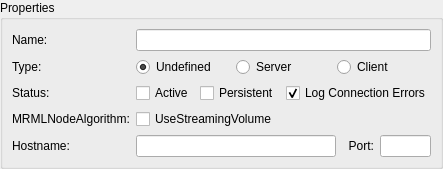
<?xml version="1.0" encoding="UTF-8"?>
<ui version="4.0">
 <class>qSlicerIGTLConnectorPropertyWidget</class>
 <widget class="QWidget" name="qSlicerIGTLConnectorPropertyWidget">
  <property name="geometry">
   <rect>
    <x>0</x>
    <y>0</y>
    <width>428</width>
    <height>132</height>
   </rect>
  </property>
  <property name="windowTitle">
   <string>Form</string>
  </property>
  <layout class="QVBoxLayout" name="verticalLayout">
   <property name="margin">
    <number>0</number>
   </property>
   <item>
    <widget class="QGroupBox" name="ConnectorPropertyFrame">
     <property name="title">
      <string>Properties</string>
     </property>
     <layout class="QFormLayout" name="formLayout">
      <item row="0" column="0">
       <widget class="QLabel" name="ConnectorNameLabel">
        <property name="text">
         <string>Name:</string>
        </property>
       </widget>
      </item>
      <item row="0" column="1">
       <widget class="QLineEdit" name="ConnectorNameEdit"/>
      </item>
      <item row="1" column="0">
       <widget class="QLabel" name="ConnectorTypeLabel">
        <property name="text">
         <string>Type:</string>
        </property>
       </widget>
      </item>
      <item row="1" column="1">
       <layout class="QHBoxLayout" name="horizontalLayout">
        <item>
         <widget class="QRadioButton" name="ConnectorNotDefinedRadioButton">
          <property name="text">
           <string>Undefined</string>
          </property>
          <property name="checked">
           <bool>true</bool>
          </property>
         </widget>
        </item>
        <item>
         <widget class="QRadioButton" name="ConnectorServerRadioButton">
          <property name="text">
           <string>Server</string>
          </property>
         </widget>
        </item>
        <item>
         <widget class="QRadioButton" name="ConnectorClientRadioButton">
          <property name="text">
           <string>Client</string>
          </property>
         </widget>
        </item>
       </layout>
      </item>
      <item row="2" column="0">
       <widget class="QLabel" name="ConnectorStateLabel">
        <property name="text">
         <string>Status:</string>
        </property>
       </widget>
      </item>
      <item row="2" column="1">
       <layout class="QHBoxLayout" name="horizontalLayout_2">
        <item>
         <widget class="QCheckBox" name="ConnectorStateCheckBox">
          <property name="text">
           <string>Active</string>
          </property>
         </widget>
        </item>
        <item>
         <widget class="QCheckBox" name="PersistentStateCheckBox">
          <property name="text">
           <string>Persistent</string>
          </property>
         </widget>
        </item>
        <item>
         <widget class="QCheckBox" name="LogConnectionErrorCheckBox">
          <property name="text">
           <string>Log Connection Errors</string>
          </property>
          <property name="checked">
           <bool>true</bool>
          </property>
         </widget>
        </item>
       </layout>
      </item>
      <item row="3" column="0">
         <widget class="QLabel" name="MRMLNodeAlgorithm">
           <property name="text">
             <string>MRMLNodeAlgorithm:</string>
           </property>
         </widget>
      </item>
      <item row="3" column="1">
         <layout class="QHBoxLayout" name="horizontalLayout_3">
           <item>
             <widget class="QCheckBox" name="UseStreamingVolumeCheckBox">
               <property name="text">
                 <string>UseStreamingVolume</string>
               </property>
             </widget>
           </item>
         </layout>
      </item>  
      <item row="4" column="0">
       <widget class="QLabel" name="ConnectorHostnameLabel">
        <property name="text">
         <string>Hostname:</string>
        </property>
       </widget>
      </item>
      <item row="4" column="1">
       <widget class="QFrame" name="ConnectorAddressFrame">
        <property name="frameShape">
         <enum>QFrame::NoFrame</enum>
        </property>
        <property name="frameShadow">
         <enum>QFrame::Plain</enum>
        </property>
        <layout class="QHBoxLayout" name="horizontalLayout_4">
         <property name="margin">
          <number>0</number>
         </property>
         <item>
          <widget class="QLineEdit" name="ConnectorHostNameEdit">
           <property name="sizePolicy">
            <sizepolicy hsizetype="Expanding" vsizetype="Fixed">
             <horstretch>0</horstretch>
             <verstretch>0</verstretch>
            </sizepolicy>
           </property>
           <property name="minimumSize">
            <size>
             <width>200</width>
             <height>0</height>
            </size>
           </property>
           <property name="inputMethodHints">
            <set>Qt::ImhUrlCharactersOnly</set>
           </property>
          </widget>
         </item>
         <item>
          <widget class="QLabel" name="ConnectorPortLabel">
           <property name="text">
            <string>  Port:</string>
           </property>
          </widget>
         </item>
         <item>
          <widget class="QLineEdit" name="ConnectorPortEdit">
           <property name="sizePolicy">
            <sizepolicy hsizetype="Fixed" vsizetype="Fixed">
             <horstretch>0</horstretch>
             <verstretch>0</verstretch>
            </sizepolicy>
           </property>
           <property name="minimumSize">
            <size>
             <width>50</width>
             <height>0</height>
            </size>
           </property>
           <property name="inputMethodHints">
            <set>Qt::ImhDigitsOnly</set>
           </property>
          </widget>
         </item>
        </layout>
       </widget>
      </item>
     </layout>
    </widget>
   </item>
  </layout>
 </widget>
 <resources/>
 <connections/>
</ui>
